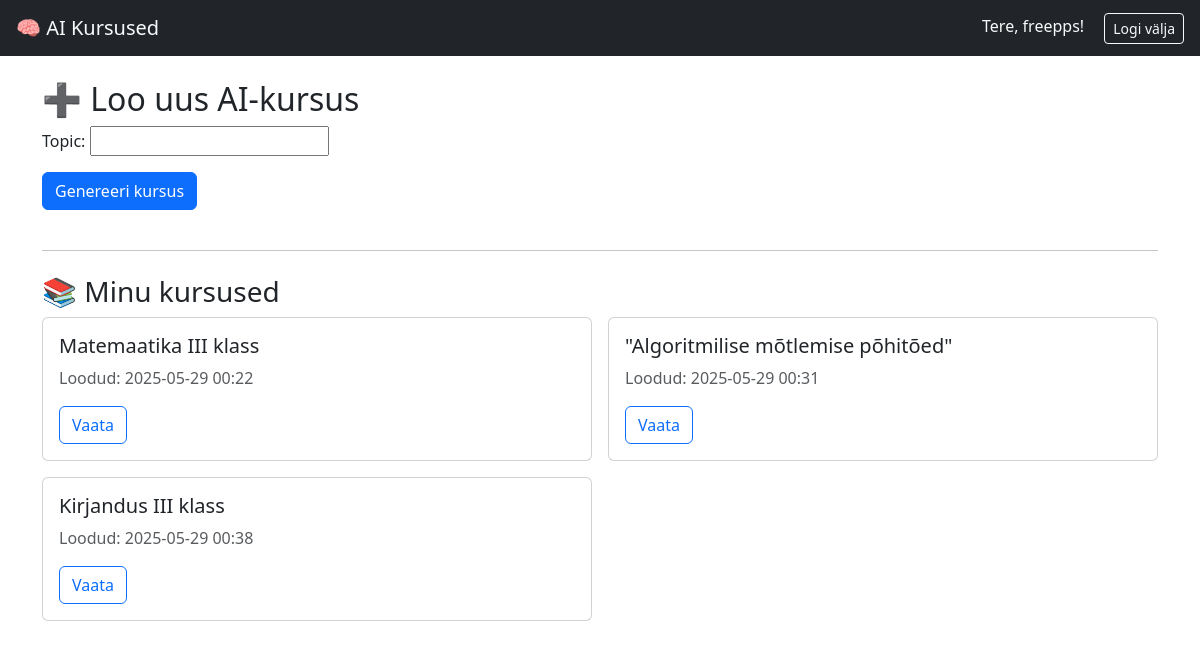
The app's page / (signed in) with its own data.
### core/models.py (models this page shows, shortened)
class Course(models.Model):
    user = models.ForeignKey(User, on_delete=models.CASCADE)
    topic = models.CharField(max_length=255)
    created_at = models.DateTimeField(auto_now_add=True)

### core/views.py (the view)
# urls.py: 2. Add a URL to urlpatterns:  path('', views.home, name='home')
@login_required
def home(request):
    courses = Course.objects.filter(user=request.user)
    topics = [c.topic for c in courses]
    suggestion = None
    if topics:
        suggestion = get_ai_course_recommendation(topics)
    if request.method == 'POST':
        form = CourseForm(request.POST)
        if form.is_valid():
            course = form.save(commit=False)
            course.user = request.user
            course.save()
            generate_ai_course(course)
            return redirect('home')
    else:
        form = CourseForm()
    return render(request, 'home.html', {
        'form': form,
        'courses': courses,
        'suggestion': suggestion
    })

### core/forms.py
class CourseForm(forms.ModelForm):
    class Meta:
        model = Course
        fields = ['topic']

### core/services.py (called while the page is built)
def get_ai_course_recommendation(topics):
    prompt = (
        "Siin on kasutaja senised kursuste teemad:\n"
        + "\n".join(f"- {topic}" for topic in topics) +
        "\n\nSoovita järgmine AI-kursus, mis põhineks nende teadmiste laiendamisel. "
        "Vasta ainult kursuse pealkirjaga. Ei mingit selgitust."
    )
    response = openai.ChatCompletion.create(
        model="gpt-4",
        messages=[{"role": "user", "content": prompt}]
    )
    return response['choices'][0]['message']['content'].strip()

### core/templates/home.html (shortened to what this page needs)
{% extends 'base.html' %}
{% block content %}
  <div class="row">
    <div class="col-md-6">
      <h2>➕ Loo uus AI-kursus</h2>
      <form method="post" class="mb-4">
        {{ form.as_p }}
        <button class="btn btn-primary">Genereeri kursus</button>
      </form>
    </div>
    <div class="col-md-6">
    </div>
  </div>
  <hr>
  <h3 class="mt-4">📚 Minu kursused</h3>
  {% if courses %}
    <div class="row row-cols-1 row-cols-md-2 g-3">
      {% for course in courses %}
        <div class="col">
          <div class="card h-100">
            <div class="card-body">
              <h5 class="card-title">{{ course.topic }}</h5>
              <p class="card-text text-muted">Loodud: {{ course.created_at|date:"Y-m-d H:i" }}</p>
              <a href="{% url 'course_detail' course.id %}" class="btn btn-outline-primary">Vaata</a>
            </div>
          </div>
        </div>
      {% endfor %}
    </div>
  {% else %}
    <p>Ühtegi kursust pole veel loodud.</p>
  {% endif %}
{% endblock %}

### core/templates/base.html (shortened to what this page needs)
{% load static %}
<!DOCTYPE html>
<html lang="et">
<head>
  <link href="https://cdn.jsdelivr.net/npm/bootstrap@5.3.0/dist/css/bootstrap.min.css" rel="stylesheet">
  <link href="{% static 'styles.css' %}" rel="stylesheet">
</head>
<body>
  <nav class="navbar navbar-expand-lg navbar-dark bg-dark px-3">
    <a class="navbar-brand text-light" href="/">🧠 AI Kursused</a>
    <div class="ms-auto">
      {% if user.is_authenticated %}
        <span class="text-light me-3">Tere, {{ user.username }}!</span>
        <a href="{% url 'logout' %}" class="btn btn-outline-light btn-sm">Logi välja</a>
      {% else %}
        <a href="{% url 'login' %}" class="btn btn-outline-light btn-sm me-2">Logi sisse</a>
        <a href="{% url 'signup' %}" class="btn btn-outline-success btn-sm">Registreeru</a>
      {% endif %}
    </div>
  </nav>
  <div class="container mt-4">
    {% block content %}{% endblock %}
  </div>
</body>
</html>

### records on screen
Course: topic "Matemaatika III klass", created_at "2025-05-29 00:22"
Course: topic "\"Algoritmilise mõtlemise põhitõed\"", created_at "2025-05-29 00:31"
Course: topic "Kirjandus III klass", created_at "2025-05-29 00:38"

### other values on screen
{{ user.username }} "freepps"
